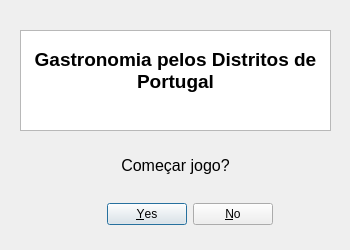
<?xml version="1.0" encoding="UTF-8"?>
<ui version="4.0">
 <class>GastronomiaDistritosDialogBase</class>
 <widget class="QDialog" name="GastronomiaDistritosDialogBase">
  <property name="geometry">
   <rect>
    <x>0</x>
    <y>0</y>
    <width>350</width>
    <height>250</height>
   </rect>
  </property>
  <property name="minimumSize">
   <size>
    <width>350</width>
    <height>250</height>
   </size>
  </property>
  <property name="maximumSize">
   <size>
    <width>350</width>
    <height>250</height>
   </size>
  </property>
  <property name="windowTitle">
   <string>GastronomiaDistritos</string>
  </property>
  <widget class="QTextEdit" name="textEdit">
   <property name="geometry">
    <rect>
     <x>20</x>
     <y>30</y>
     <width>311</width>
     <height>101</height>
    </rect>
   </property>
   <property name="mouseTracking">
    <bool>true</bool>
   </property>
   <property name="acceptDrops">
    <bool>false</bool>
   </property>
   <property name="tabChangesFocus">
    <bool>false</bool>
   </property>
   <property name="readOnly">
    <bool>true</bool>
   </property>
   <property name="html">
    <string>&lt;!DOCTYPE HTML PUBLIC &quot;-//W3C//DTD HTML 4.0//EN&quot; &quot;http://www.w3.org/TR/REC-html40/strict.dtd&quot;&gt;
&lt;html&gt;&lt;head&gt;&lt;meta name=&quot;qrichtext&quot; content=&quot;1&quot; /&gt;&lt;style type=&quot;text/css&quot;&gt;
p, li { white-space: pre-wrap; }
&lt;/style&gt;&lt;/head&gt;&lt;body style=&quot; font-family:'MS Shell Dlg 2'; font-size:7.8pt; font-weight:400; font-style:normal;&quot;&gt;
&lt;p align=&quot;center&quot; style=&quot;-qt-paragraph-type:empty; margin-top:0px; margin-bottom:0px; margin-left:0px; margin-right:0px; -qt-block-indent:0; text-indent:0px;&quot;&gt;&lt;br /&gt;&lt;/p&gt;
&lt;p align=&quot;center&quot; style=&quot; margin-top:0px; margin-bottom:0px; margin-left:0px; margin-right:0px; -qt-block-indent:0; text-indent:0px;&quot;&gt;&lt;span style=&quot; font-size:14pt; font-weight:600;&quot;&gt;Gastronomia pelos Distritos de Portugal&lt;/span&gt;&lt;/p&gt;&lt;/body&gt;&lt;/html&gt;</string>
   </property>
   <property name="textInteractionFlags">
    <set>Qt::NoTextInteraction</set>
   </property>
  </widget>
  <widget class="QDialogButtonBox" name="button_box">
   <property name="geometry">
    <rect>
     <x>80</x>
     <y>200</y>
     <width>193</width>
     <height>28</height>
    </rect>
   </property>
   <property name="orientation">
    <enum>Qt::Horizontal</enum>
   </property>
   <property name="standardButtons">
    <set>QDialogButtonBox::No|QDialogButtonBox::Yes</set>
   </property>
  </widget>
  <widget class="QLabel" name="label">
   <property name="geometry">
    <rect>
     <x>90</x>
     <y>150</y>
     <width>171</width>
     <height>31</height>
    </rect>
   </property>
   <property name="font">
    <font>
     <pointsize>12</pointsize>
    </font>
   </property>
   <property name="text">
    <string>Começar jogo?</string>
   </property>
   <property name="alignment">
    <set>Qt::AlignCenter</set>
   </property>
  </widget>
 </widget>
 <resources/>
 <connections>
  <connection>
   <sender>button_box</sender>
   <signal>accepted()</signal>
   <receiver>GastronomiaDistritosDialogBase</receiver>
   <slot>accept()</slot>
   <hints>
    <hint type="sourcelabel">
     <x>20</x>
     <y>20</y>
    </hint>
    <hint type="destinationlabel">
     <x>20</x>
     <y>20</y>
    </hint>
   </hints>
  </connection>
  <connection>
   <sender>button_box</sender>
   <signal>rejected()</signal>
   <receiver>GastronomiaDistritosDialogBase</receiver>
   <slot>reject()</slot>
   <hints>
    <hint type="sourcelabel">
     <x>20</x>
     <y>20</y>
    </hint>
    <hint type="destinationlabel">
     <x>20</x>
     <y>20</y>
    </hint>
   </hints>
  </connection>
 </connections>
</ui>
